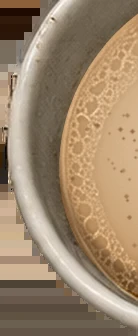
#> input picture src/assets/decor/chai.webp, 138 x 336 px
$ python taza-completa.py ../../src/assets/decor/chai.webp ../../src/assets/decor/taza.webp ../../src/assets/decor/taza.webp
#> lines starting #> are read from the running program, lines starting #| are printed output that depends on the picture
"""Completa la taza de chai (en la imagen solo se ve un tercio) para que
pueda entrar entera en la pantalla.

Uso: python scripts/decor/taza-completa.py src/assets/decor/chai.webp src/assets/decor/taza.webp [vista-previa]
Necesita numpy y opencv-python-headless.

La taza vista desde arriba es casi simétrica respecto a su centro: se pasa
a coordenadas polares, se toma el sector visible del borde (loza, pared y
anillo de espuma) y se repite en espejo hasta dar la vuelta completa. El
centro del líquido, que nunca se ve, se rellena con la espuma del chai.
"""
import sys

import cv2
import numpy as np

src, dst = sys.argv[1], sys.argv[2]
prev = sys.argv[3] if len(sys.argv) > 3 else None

a = cv2.imread(src, cv2.IMREAD_UNCHANGED).astype(np.float32)
CX, CY, R = 217.0, 134.0, 211.0  # centro y radio del borde (capa a 1,5×)
N_ANG = 1440
NR = int(R) + 1

# Lienzo cuadrado centrado en la taza
S = 2 * NR
canvas = np.zeros((S, S, 4), np.float32)
ox, oy = int(round(NR - CX)), int(round(NR - CY))
h, w = a.shape[:2]
#> h = 336; w = 138
# recorte de lo que cae fuera del lienzo (solo fondo transparente)
sx, sy = max(0, -ox), max(0, -oy)
ex, ey = min(w, S - ox), min(h, S - oy)
#> ex = 138; ey = 336
canvas[oy + sy:oy + ey, ox + sx:ox + ex] = a[sy:ey, sx:ex]
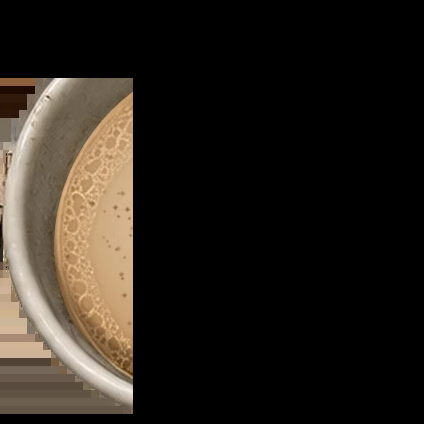
#> canvas: shape (424, 424, 4) float32; mean B, G, R, A 26.9, 33.5, 39.2, 47.7

polar = cv2.warpPolar(canvas, (NR, N_ANG), (NR, NR), R, cv2.WARP_POLAR_LINEAR)
alpha = polar[..., 3]
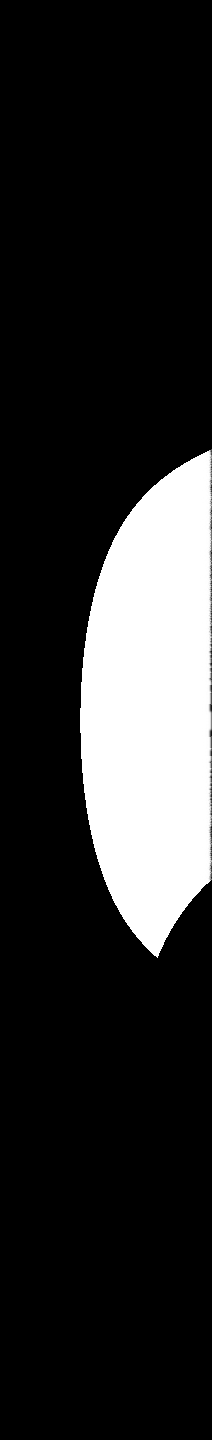
#> alpha: shape (1440, 212) float32; min 0, max 255, mean 42.7

# Ángulos donde el anillo exterior (loza + pared + espuma) está completo
R_IN = 128
valid = (alpha[:, R_IN:int(R * 0.97)] > 200).all(axis=1)
idx = np.nonzero(valid)[0]
#> idx = 372 values from 515 to 886
# sector contiguo más largo
runs = np.split(idx, np.nonzero(np.diff(idx) > 1)[0] + 1)
#> runs = 1 item
sector = max(runs, key=len)
#> sector = 372 values from 515 to 886
s0, s1 = sector[0] + 6, sector[-1] - 6
#> s0 = 521; s1 = 880
L = s1 - s0
#> L = 359
print('sector visible', s0 * 360 // N_ANG, 'a', s1 * 360 // N_ANG, 'grados')
#| sector visible 130 a 220 grados

# Vuelta completa repitiendo el sector en espejo (ida y vuelta, sin costuras)
out = np.zeros_like(polar)
for k in range(N_ANG):
    t = (k - s0) % (2 * L)
    j = s0 + (t if t < L else 2 * L - t)
    out[k] = polar[j]
out[:, :R_IN, 3] = 0
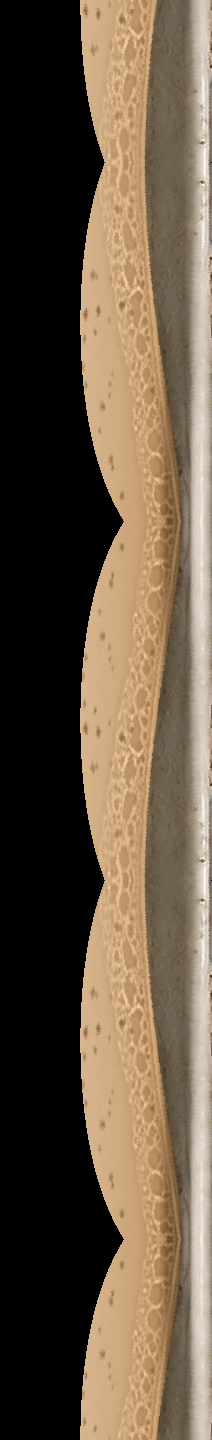
#> out: shape (1440, 212, 4) float32; mean B, G, R, A 66.5, 84.8, 100.3, 99.8

full = cv2.warpPolar(out, (S, S), (NR, NR), R, cv2.WARP_POLAR_LINEAR | cv2.WARP_INVERSE_MAP)
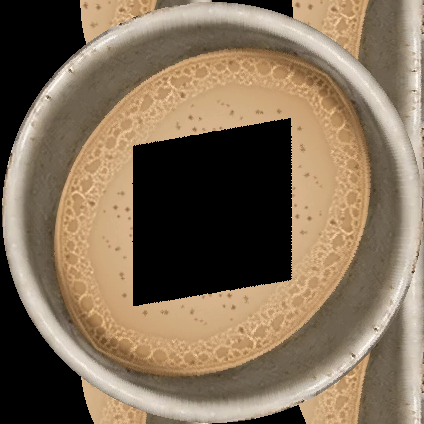
#> full: shape (424, 424, 4) float32; mean B, G, R, A 88.4, 110.5, 128.9, 155.5

# Centro del líquido: espuma de chai con burbujas y canela
yy, xx = np.mgrid[:S, :S]
r = np.hypot(xx - NR, yy - NR)
t = np.clip(1 - r / (R_IN + 6), 0, 1) ** 0.7
edge_c = np.array([150, 186, 214], np.float32)  # BGR
foam_c = np.array([170, 203, 229], np.float32)
liquid = edge_c * (1 - t[..., None]) + foam_c * t[..., None]
rng = np.random.default_rng(5)
noise = cv2.GaussianBlur(rng.normal(0, 1, (S, S)).astype(np.float32), (0, 0), 1.6) * 9
liquid += noise[..., None]
dust = np.zeros((S, S), np.float32)
for _ in range(700):
    ang = rng.uniform(0, 2 * np.pi)
    rad = abs(rng.normal(0, R_IN * 0.38))
    x, y = int(NR + rad * np.cos(ang)), int(NR + rad * np.sin(ang))
    if 0 <= x < S and 0 <= y < S:
        cv2.circle(dust, (x, y), int(rng.integers(1, 3)), float(rng.uniform(0.3, 0.75)), -1)
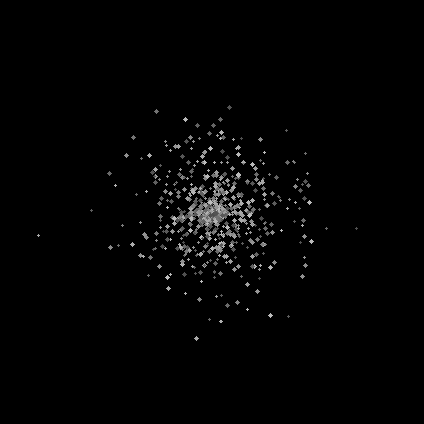
#> dust: shape (424, 424) float32; min 0, max 0.75, mean 0.0134
dust = cv2.GaussianBlur(dust, (0, 0), 0.7)
cinnamon = np.array([40, 74, 122], np.float32)
liquid = liquid * (1 - dust[..., None]) + cinnamon * dust[..., None]

blend = np.clip((r - (R_IN - 2)) / 10, 0, 1)[..., None]  # unión suave con el anillo
inside = (r < R).astype(np.float32)[..., None]
rgb = full[..., :3] * blend + liquid * (1 - blend)
alpha_out = np.where(r < R_IN + 4, 255, full[..., 3])
alpha_out = alpha_out * cv2.GaussianBlur((r < R - 0.5).astype(np.float32), (0, 0), 0.8)
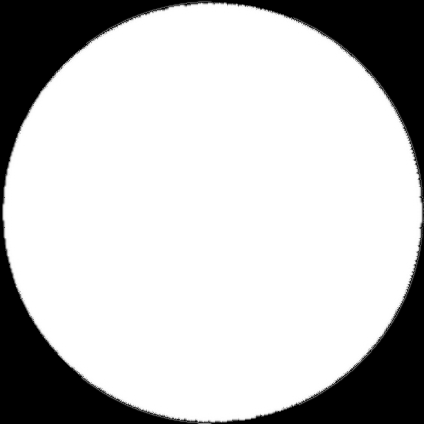
#> alpha_out: shape (424, 424) float32; min 0, max 255, mean 195.5
rgba = np.dstack([np.clip(rgb * inside, 0, 255), np.clip(alpha_out, 0, 255)]).astype(np.uint8)
cv2.imwrite(dst, rgba, [cv2.IMWRITE_WEBP_QUALITY, 90])
print('taza', S, 'x', S)

if prev:
    bg = np.full((S, S, 3), (205, 221, 231), np.float32)
    al = rgba[..., 3:4] / 255
    cv2.imwrite(prev, (rgba[..., :3] * al + bg * (1 - al)).astype(np.uint8))
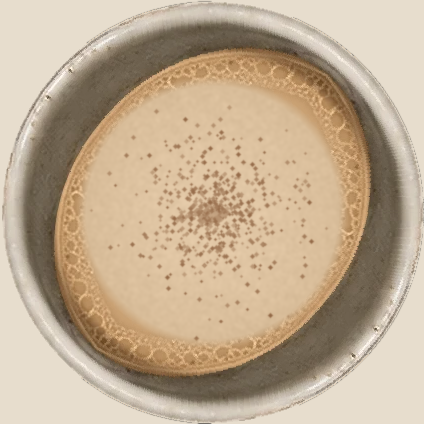
#> saved as taza.webp: shape (424, 424, 3); mean B, G, R 146, 172, 192.6

$ run again, with src/assets/decor/cafe.webp copied over src/assets/decor/chai.webp
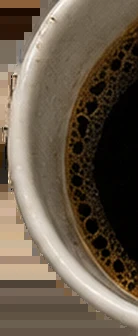
#> input picture src/assets/decor/cafe.webp, 138 x 336 px
#> `polar = cv2.warpPolar(canvas, (NR, N_ANG), (NR, NR), R, cv2.WARP_POLAR..`:
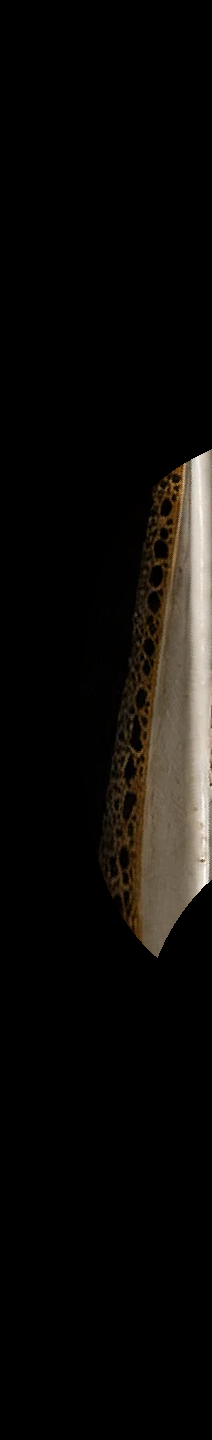
#> polar: shape (1440, 212, 4) float32; mean B, G, R, A 9.7, 11.9, 13.7, 42.7
#> idx = 372 values from 515 to 886
#> runs = 1 item
#> sector = 372 values from 515 to 886
#> s0 = 521; s1 = 880
#> L = 359
#| sector visible 130 a 220 grados
#> `cv2.imwrite(prev, (rgba[..., :3] * al + bg * (1 - al)).astype(np.uint8))`:
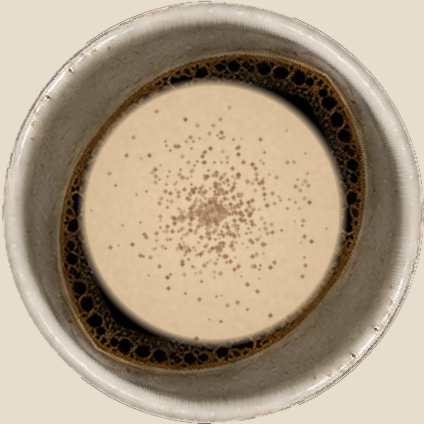
#> saved as taza.webp: shape (424, 424, 3); mean B, G, R 134.1, 156.2, 173.2
